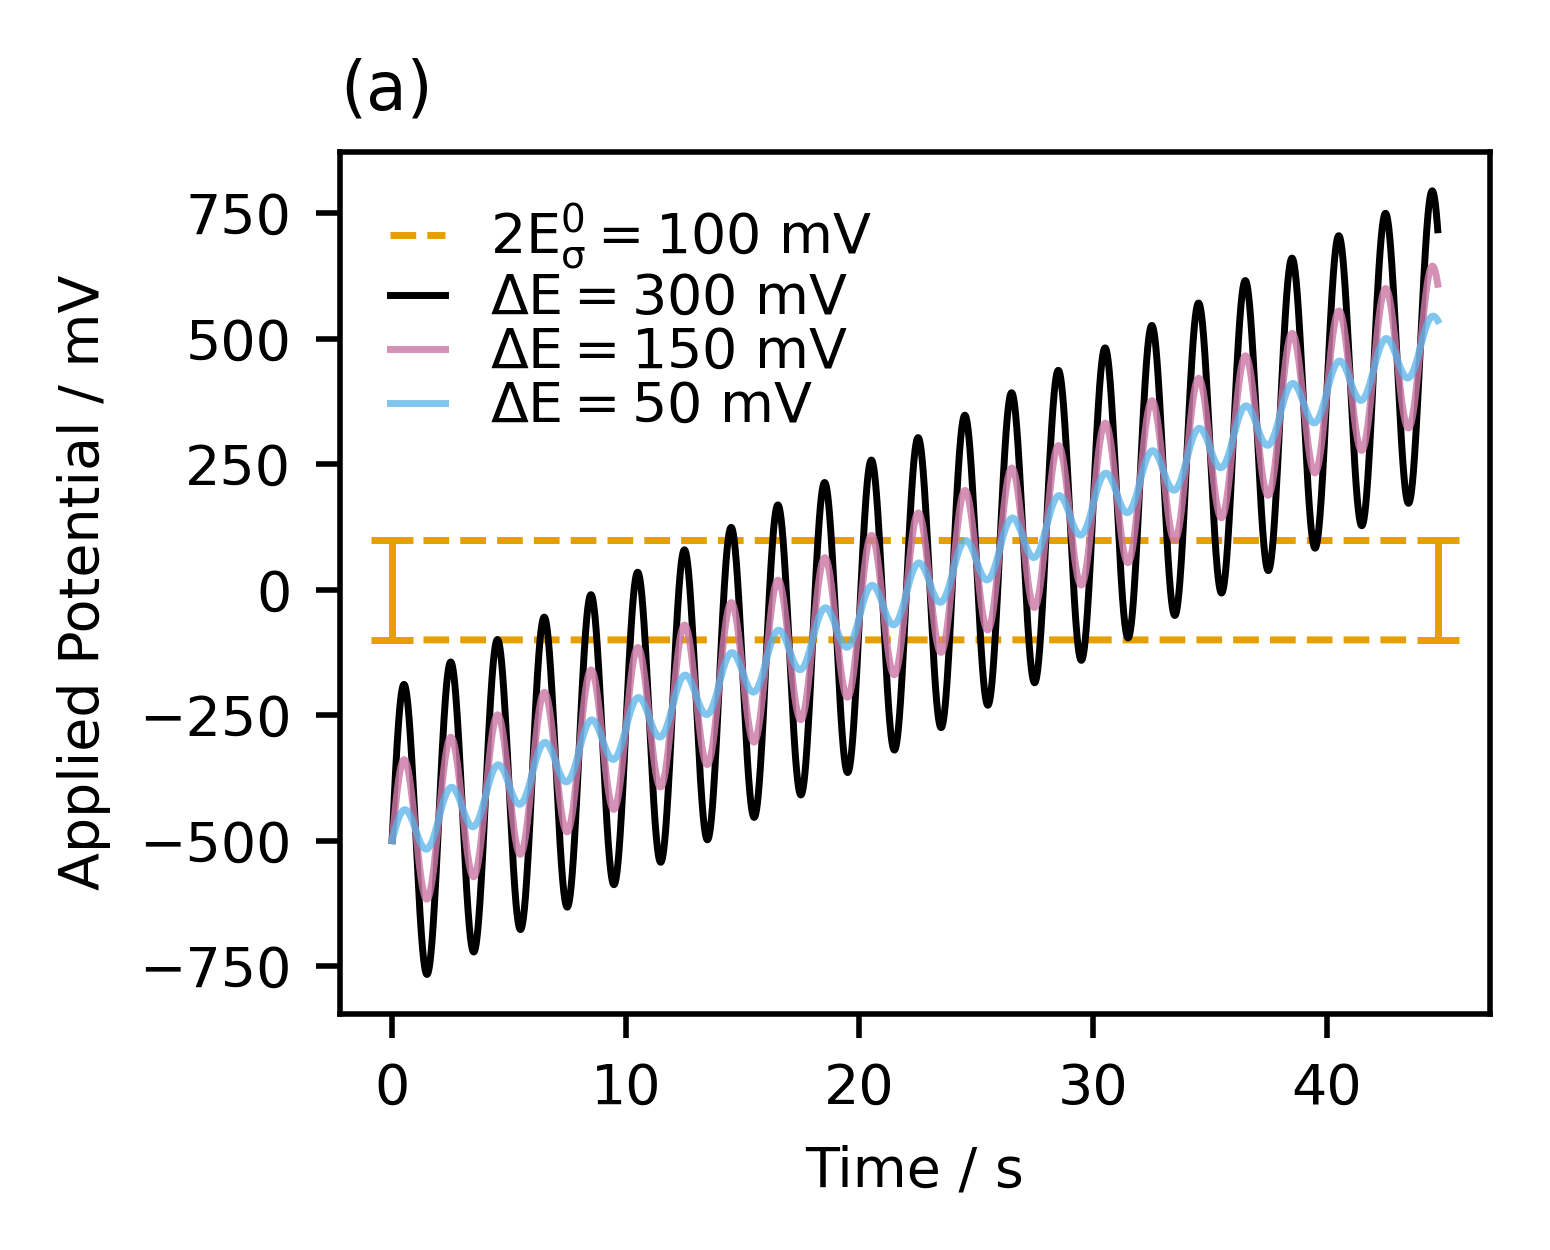

Here is the Python script that generated this plot:
import numpy as np
import matplotlib.pyplot as plt
import pints
import os
import math
import time

from electrochemistry_modelling import wrappedNewtonCapFaradaicDip
from electrochemistry_modelling import  newtonRaphsonCapFaradaicDip

from electrochemistry_modelling import harmonics_and_fourier_transform

import matplotlib
import matplotlib.pyplot as plt

plt.rcParams.update({'font.size': 8})
plt.rcParams.update({'lines.linewidth': 1.0})


# from data.ph9_2m_nacl_25oC.blanks import processed
from data.dec.collection import pH4
# from data.Alister_blank_data.DCV._500mM import graphite_electrode_alpha

# TODO:
# modify to be a forward simualtion cap only model
# check base measurements
# increase measurements and see what happens

colour_sequence = [
                '#000000','#CC79A7',
                '#56B4E9','#009E73',
                '#E69F00','#0072B2',
                '#D55E00','#F0E442']

# colour_sequence = ['#E69F00',
#                 '#56B4E9','#009E73',
#                 '#CC79A7','#0072B2',
#                 '#D55E00','#F0E442']

alpha_sequence = [1.0,0.825, 0.75]
if __name__ == "__main__":

    for electrode in ['simulation']:

        amplitude_vals=[300, 150, 50]
        # experiment_frequency = [1,1,1,1]
        experiment_frequency = [0.5,0.5,0.5,0.5]
        rateOfPotentialChange = [22.35E-3, 22.35E-3, 22.35E-3, 22.35E-3]
        endPureCapatianceFor =[0.15, 0.15, 0.15, 0.15]
        beingPureCapitanceto = [0.3, 0.3, 0.3, 0.3]

        startPotential = [-500.0E-3, -500.0E-3, -500.0E-3, -500.0E-3]
        revPotential =  [500.0E-3, 500.0E-3, 500.0E-3, 500.0E-3]

        fitting_range = 0.1
        nodes = 32

        # base_input_folder = os.path.dirname(pH4_2.__file__)
        # output_directory_base = input_directory

        base_input_folder = os.path.dirname(os.path.realpath(__file__))
        output_electrode_base = os.path.join(base_input_folder, electrode)


        page_width = (7.75/2.5)
        PAGE_lenght = 2.5
        # fig, ax=plt.subplots(1, 2, figsize=(page_width, PAGE_lenght))
        
        # bewteen_subplot_pad = 0.5# 3.0
        # boundary_pad = 5.1
        # fig.tight_layout(pad=2.2 , w_pad=-0.5 , h_pad=0.0)

        plt.figure(figsize=(page_width, PAGE_lenght))
        # plt.tight_layout(pad=6)

        # ploting 2 standard devaitons for 25 mV shaded from y axis about zero


        for i_amp in range(0,len(amplitude_vals)):
            output_freq_base =  os.path.join(output_electrode_base,'freq_'+str(int(experiment_frequency[i_amp])))
            output_amp_base = os.path.join(output_freq_base,'amplitude_'+str(amplitude_vals[i_amp]))
    
            # exp_to_fit = [1]
            if electrode == 'yellow' and amplitude_vals[i_amp] == 250:
                exp_to_fit = [2]
            else:
                exp_to_fit = [1]
                    
            for experiment in exp_to_fit:
                output_exp_base = os.path.join(output_amp_base, 'sim_' + str(experiment))
                if not os.path.exists(output_exp_base):
                    os.makedirs(output_exp_base)

                output_folder = os.path.join(output_exp_base, 'varying_dispersion')
                if not os.path.exists(output_folder):
                    os.makedirs(output_folder)

                for dispersion_wanted in [False]:
                    # for thermo_dispersion in [25E-3, 50E-3, 60E-3, 70E-3]:
                    for thermo_dispersion in [50E-3]:
                        
                        kinetics = 10E2
                        experimental_resistance = 0.0
                        helmholtz_cap = 0.0e-05

                        measurements = 200000
                        startT = 0.0#specify in seconds
                        revT =  abs((revPotential[i_amp] - startPotential[i_amp])/(rateOfPotentialChange[i_amp]))#specify in seconds
                        endT = revT*2.0
                        first_half_times = np.linspace(startT, revT, measurements)
                        last_half_times = np.linspace(revT, endT, measurements)
                        times = np.hstack((first_half_times, last_half_times[1:]))

                        length = times.shape
                        numberOfMeasurements = int(length[0])
                        half_numberOfMeasurements = int(numberOfMeasurements/2)

                        timeStepSize = times[-1]/(numberOfMeasurements - 1)

                        dip_sim = np.load(os.path.join(output_folder,'theta_ox_list_Dispersion_is_'+str(thermo_dispersion)+'_dip_is_'+str(dispersion_wanted)+'_amplitude_'+str(int(amplitude_vals[i_amp]))+ '.npy'))
                        appliedPotentialDCVComponetent = np.load(os.path.join(output_folder,'appliedPotentialDCVComponetent_Dispersion_is_'+str(thermo_dispersion)+'_dip_is_'+str(dispersion_wanted)+'_amplitude_'+str(int(amplitude_vals[i_amp]))+ '.npy'))
                        appliedPotential = np.load(os.path.join(output_folder,'appliedPotential_Dispersion_is_'+str(thermo_dispersion)+'_dip_is_'+str(dispersion_wanted)+'_amplitude_'+str(int(amplitude_vals[i_amp]))+ '.npy'))

                        if i_amp == 0:
                            std = 50
                            drop = 6000

                            x = times[:half_numberOfMeasurements]
                            y_base = np.ones_like(x)
                            y1 = y_base* 2 * (std - 1)
                            y2 = y_base* 2 * (std)
                            plt.plot(x[drop:-drop], y1[drop:-drop], color = colour_sequence[1 +len(amplitude_vals)], linestyle = 'dashed', label = '$2\mathrm{E^0_\sigma} = $'+str(std*2) + ' mV')
                            plt.plot(x[drop:-drop], -y2[drop:-drop], color = colour_sequence[1 +len(amplitude_vals)], linestyle = 'dashed', label = None)
                            # y1 = std
                            # y2 = - std

                            # plt.fill_between(x, 1000*y1, 1000*y2, color = colour_sequence[-4], alpha = 1.0, label = '2$\mathrm{E^0_\sigma} = $'+'50 mV')
                                        
                        plt.plot(x, 1000*appliedPotential[:half_numberOfMeasurements], color = colour_sequence[i_amp], label = '$\mathrm{\Delta E} = $'+str(amplitude_vals[i_amp]) + ' mV', alpha = alpha_sequence[i_amp])


        # plt.tight_layout(pad=2)
        # plt.title('Applied Potential With Varying $\mathrm{\Delta E}$\n With The Region of $2\mathrm{E^0_\sigma}$ shaded')
        plt.title('(a)', loc = 'left')
        plt.ylabel('Applied Potential / mV')
        # plt.xlabel('Time / s')
        plt.xlabel("Time / s")
        plt.errorbar(x =x[0], y = 0, yerr=2*std, color = colour_sequence[1+len(amplitude_vals)], capsize=3)
        plt.errorbar(x =x[-1], y = 0, yerr=2*std, color = colour_sequence[1+len(amplitude_vals)], capsize=3)
        plt.legend(loc='best',  frameon = False, columnspacing = 0.3, labelspacing = 0.0, handlelength = 1.0)
        plt.tight_layout()
        plt.savefig('figure_3_a.png', dpi = 500, transparent = True)
        # plt.savefig('new_plot.png', dpi = 500)
        # plt.show()
                            # plt.close()

                        # plt.subplot(1, 4,2)
                        # ax=plt.gca()
                        # # plt.title("K_ox")
                        # ax.set_title("$\Delta E = $150 mV", pad= 2)
                        # ax.set_xlabel("Time/s", labelpad= 2)
                        # ax.set_ylabel('$\mathrm{k_{red}/s^{-1}}$', labelpad= 2)
                        # ax.plot(times, solved_low_amp_dip[0][k_red_end_drop:-k_red_end_drop], color = colour_sequence[2], label = string_3_2, alpha = 0.6)
                        # ax.plot(times, solved_low_amp_no_dip[0][k_red_end_drop:-k_red_end_drop], color = colour_sequence[0], label = string_3_1, alpha = 0.4)
